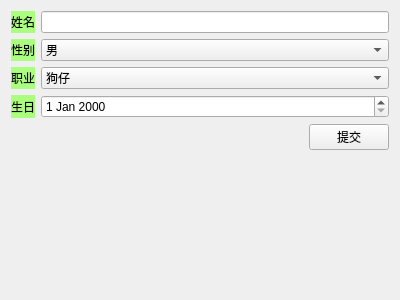
<?xml version="1.0" encoding="UTF-8"?>
<ui version="4.0">
 <class>Widget</class>
 <widget class="QWidget" name="Widget">
  <property name="geometry">
   <rect>
    <x>0</x>
    <y>0</y>
    <width>400</width>
    <height>300</height>
   </rect>
  </property>
  <property name="windowTitle">
   <string>Widget</string>
  </property>
  <layout class="QFormLayout" name="formLayout">
   <property name="formAlignment">
    <set>Qt::AlignLeading|Qt::AlignLeft|Qt::AlignTop</set>
   </property>
   <item row="0" column="0">
    <widget class="QLabel" name="label">
     <property name="styleSheet">
      <string notr="true">background-color: rgb(170, 255, 127);</string>
     </property>
     <property name="text">
      <string>姓名</string>
     </property>
    </widget>
   </item>
   <item row="0" column="1">
    <widget class="QLineEdit" name="lineEditName"/>
   </item>
   <item row="1" column="0">
    <widget class="QLabel" name="label_2">
     <property name="styleSheet">
      <string notr="true">background-color: rgb(170, 255, 127);</string>
     </property>
     <property name="text">
      <string>性别</string>
     </property>
    </widget>
   </item>
   <item row="1" column="1">
    <widget class="QComboBox" name="comboBoxGender">
     <item>
      <property name="text">
       <string>男</string>
      </property>
     </item>
     <item>
      <property name="text">
       <string>女</string>
      </property>
     </item>
    </widget>
   </item>
   <item row="2" column="0">
    <widget class="QLabel" name="label_4">
     <property name="styleSheet">
      <string notr="true">background-color: rgb(170, 255, 127);</string>
     </property>
     <property name="text">
      <string>职业</string>
     </property>
    </widget>
   </item>
   <item row="2" column="1">
    <widget class="QComboBox" name="comboBoxJob">
     <item>
      <property name="text">
       <string>狗仔</string>
      </property>
     </item>
     <item>
      <property name="text">
       <string>狗腿</string>
      </property>
     </item>
     <item>
      <property name="text">
       <string>大佬</string>
      </property>
     </item>
     <item>
      <property name="text">
       <string>大腿</string>
      </property>
     </item>
     <item>
      <property name="text">
       <string>萌宠</string>
      </property>
     </item>
    </widget>
   </item>
   <item row="3" column="0">
    <widget class="QLabel" name="label_3">
     <property name="styleSheet">
      <string notr="true">background-color: rgb(170, 255, 127);</string>
     </property>
     <property name="text">
      <string>生日</string>
     </property>
    </widget>
   </item>
   <item row="3" column="1">
    <widget class="QDateEdit" name="dateEdit"/>
   </item>
   <item row="4" column="1">
    <layout class="QHBoxLayout" name="horizontalLayout">
     <item>
      <spacer name="horizontalSpacer">
       <property name="orientation">
        <enum>Qt::Horizontal</enum>
       </property>
       <property name="sizeHint" stdset="0">
        <size>
         <width>40</width>
         <height>20</height>
        </size>
       </property>
      </spacer>
     </item>
     <item>
      <widget class="QPushButton" name="pushButtonCommit">
       <property name="sizePolicy">
        <sizepolicy hsizetype="Fixed" vsizetype="Fixed">
         <horstretch>0</horstretch>
         <verstretch>0</verstretch>
        </sizepolicy>
       </property>
       <property name="text">
        <string>提交</string>
       </property>
      </widget>
     </item>
    </layout>
   </item>
  </layout>
 </widget>
 <layoutdefault spacing="6" margin="11"/>
 <resources/>
 <connections/>
</ui>
